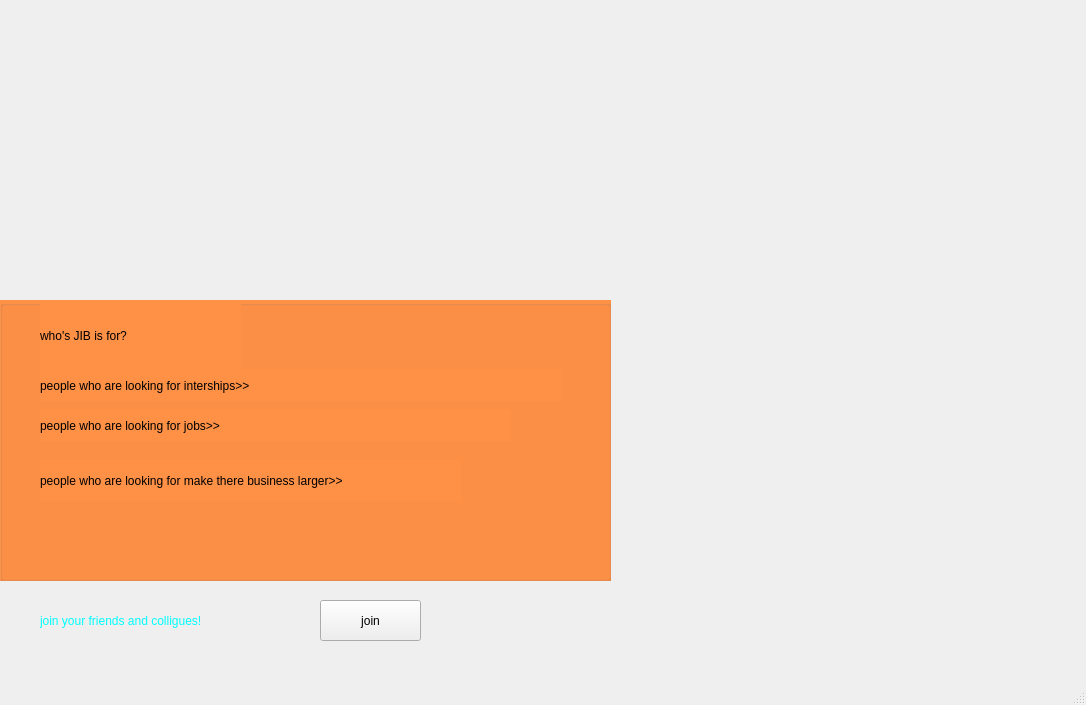
<?xml version="1.0" encoding="UTF-8"?>
<ui version="4.0">
 <class>splashpage</class>
 <widget class="QMainWindow" name="splashpage">
  <property name="geometry">
   <rect>
    <x>0</x>
    <y>0</y>
    <width>1086</width>
    <height>705</height>
   </rect>
  </property>
  <property name="windowTitle">
   <string>splashpage</string>
  </property>
  <widget class="QWidget" name="centralwidget">
   <widget class="QGroupBox" name="groupBox">
    <property name="geometry">
     <rect>
      <x>0</x>
      <y>300</y>
      <width>611</width>
      <height>281</height>
     </rect>
    </property>
    <property name="styleSheet">
     <string notr="true">background-color: rgb(255, 145, 71);
</string>
    </property>
    <property name="title">
     <string/>
    </property>
    <widget class="QLabel" name="label_2">
     <property name="geometry">
      <rect>
       <x>40</x>
       <y>0</y>
       <width>201</width>
       <height>71</height>
      </rect>
     </property>
     <property name="styleSheet">
      <string notr="true">font: 14pt &quot;MS Shell Dlg 2&quot;;</string>
     </property>
     <property name="text">
      <string>who's JIB is for?</string>
     </property>
    </widget>
    <widget class="QLabel" name="label_3">
     <property name="geometry">
      <rect>
       <x>40</x>
       <y>70</y>
       <width>521</width>
       <height>31</height>
      </rect>
     </property>
     <property name="styleSheet">
      <string notr="true">font: 12pt &quot;MS Shell Dlg 2&quot;;</string>
     </property>
     <property name="text">
      <string>people who are looking for interships&gt;&gt;</string>
     </property>
    </widget>
    <widget class="QLabel" name="label_4">
     <property name="geometry">
      <rect>
       <x>40</x>
       <y>110</y>
       <width>471</width>
       <height>31</height>
      </rect>
     </property>
     <property name="styleSheet">
      <string notr="true">font: 12pt &quot;MS Shell Dlg 2&quot;;</string>
     </property>
     <property name="text">
      <string>people who are looking for jobs&gt;&gt;</string>
     </property>
    </widget>
    <widget class="QLabel" name="label_5">
     <property name="geometry">
      <rect>
       <x>40</x>
       <y>160</y>
       <width>421</width>
       <height>41</height>
      </rect>
     </property>
     <property name="styleSheet">
      <string notr="true">font: 12pt &quot;MS Shell Dlg 2&quot;;</string>
     </property>
     <property name="text">
      <string>people who are looking for make there business larger&gt;&gt;</string>
     </property>
    </widget>
   </widget>
   <widget class="QLabel" name="label">
    <property name="geometry">
     <rect>
      <x>230</x>
      <y>-10</y>
      <width>751</width>
      <height>301</height>
     </rect>
    </property>
    <property name="styleSheet">
     <string notr="true">image: url(:/new/prefix1/Screenshot (605).png);</string>
    </property>
    <property name="text">
     <string/>
    </property>
   </widget>
   <widget class="QLabel" name="label_6">
    <property name="geometry">
     <rect>
      <x>-30</x>
      <y>560</y>
      <width>621</width>
      <height>131</height>
     </rect>
    </property>
    <property name="styleSheet">
     <string notr="true">image: url(:/new/prefix1/download.jpg);</string>
    </property>
    <property name="text">
     <string/>
    </property>
   </widget>
   <widget class="QLabel" name="label_7">
    <property name="geometry">
     <rect>
      <x>530</x>
      <y>560</y>
      <width>621</width>
      <height>131</height>
     </rect>
    </property>
    <property name="styleSheet">
     <string notr="true">image: url(:/new/prefix1/download.jpg);</string>
    </property>
    <property name="text">
     <string/>
    </property>
   </widget>
   <widget class="QLabel" name="label_8">
    <property name="geometry">
     <rect>
      <x>40</x>
      <y>600</y>
      <width>261</width>
      <height>41</height>
     </rect>
    </property>
    <property name="styleSheet">
     <string notr="true">font: 14pt &quot;MS Shell Dlg 2&quot;;
color: rgb(0, 255, 255);</string>
    </property>
    <property name="text">
     <string>join your friends and colligues!</string>
    </property>
   </widget>
   <widget class="QPushButton" name="pushButton">
    <property name="geometry">
     <rect>
      <x>320</x>
      <y>600</y>
      <width>101</width>
      <height>41</height>
     </rect>
    </property>
    <property name="text">
     <string>join</string>
    </property>
   </widget>
   <widget class="QLabel" name="label_9">
    <property name="geometry">
     <rect>
      <x>630</x>
      <y>230</y>
      <width>421</width>
      <height>421</height>
     </rect>
    </property>
    <property name="styleSheet">
     <string notr="true">image: url(:/new/prefix1/resize.jpg);</string>
    </property>
    <property name="text">
     <string/>
    </property>
   </widget>
  </widget>
  <widget class="QMenuBar" name="menubar">
   <property name="geometry">
    <rect>
     <x>0</x>
     <y>0</y>
     <width>1086</width>
     <height>21</height>
    </rect>
   </property>
  </widget>
  <widget class="QStatusBar" name="statusbar"/>
 </widget>
 <resources/>
 <connections/>
</ui>
